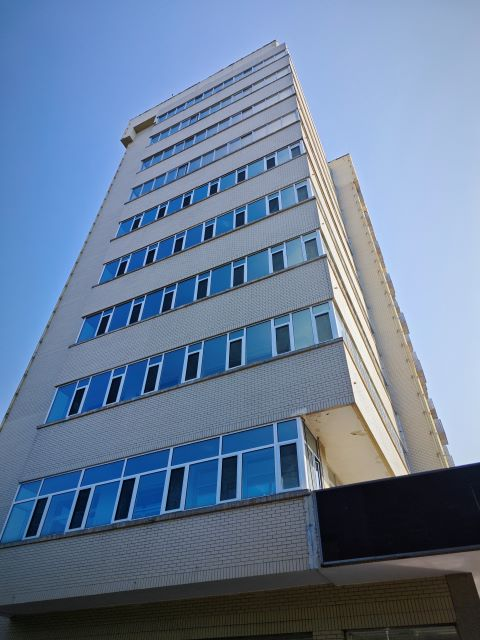
#> input picture 13_NormalizedCut/example.jpg, 480 x 640 px
$ jupyter execute normalized_cut.ipynb
#> lines starting #> are read from the running program, lines starting #| are printed output that depends on the picture
### 13_NormalizedCut/utils/seg_viz.py
import numpy as np
import matplotlib.pyplot as plt
from skimage.filters import threshold_multiotsu

# [51 lines left out: functions label_channel, label_segments, not called in this run]

def color_labels(image: np.ndarray) -> np.ndarray:
    """Colorizes the labeled image.

    Args:
        image (np.ndarray): The labeled image.
        num_labels (int): The number of labels.

    Returns:
        np.ndarray: The colorized image.
    """
    num_labels = np.max(image) + 1
    cmap = plt.get_cmap('tab20', num_labels)
    colors = (cmap(np.arange(num_labels))[:, :3] * 255).astype(np.uint8)
    return colors[image]

### 13_NormalizedCut/normalized_cut.ipynb
# 归一化割实验

## 实验目的
试使用Normalized Cut方法对教学楼图像进行分割。

## 实验环境
- NumPy
- OpenCV2
- Scikit-Image
- MatPlotLib

## 实验原理

### Normalized Cut

Normalized Cut (Ncut) 是一种基于图论的图像分割方法。它将图像建模为无向加权图 $G=(V, E)$，其中 $V$ 是节点集合（代表像素或超像素），$E$ 是边集合，表示节点之间的相似关系。边的权重 $w(i, j)$ 反映了节点 $i$ 和 $j$ 之间的相似程度。

Ncut 的目标是将图划分为两个部分，使得：
1. 划分后不同子图之间的关联性尽可能小；
2. 划分后的每个子图内部的关联性尽可能高。

#### 目标函数

假设将图 $G$ 划分为两个子图 $A$ 和 $B$，Normalized Cut 目标函数定义为：

$$
\text{Ncut}(A, B) = \frac{\text{cut}(A, B)}{\text{assoc}(A, V)} + \frac{\text{cut}(A, B)}{\text{assoc}(B, V)}
$$

其中：
- $\text{cut}(A, B) = \sum_{i \in A, j \in B} w(i, j)$ 表示子图 $A$ 和 $B$ 之间的权重之和；
- $\text{assoc}(A, V) = \sum_{i \in A, j \in V} w(i, j)$ 表示 $A$ 与整个图 $V$ 的权重总和。

Ncut 最小化这个目标函数，以获得良好的图像分割。

#### 矩阵形式与广义特征值问题

图拉普拉斯矩阵 $$L = D - W$$

其中：
- 相似度矩阵：$W$，其中 $W(i, j) = w(i, j)$ 表示节点 $i$ 和 $j$ 的相似度；
- 度矩阵：$D$ 是对角矩阵，$D(i, i) = \sum_j W(i, j)$ 表示节点 $i$ 的度。

Ncut 的问题可以转化为广义特征值问题：

$$
(L y) = \lambda (D y)
$$

其中，$\lambda$ 是特征值，$y$ 是对应的特征向量。第二小的特征值对应的特征向量可以进行分割。

#### RAG（Region Adjacency Graph）

为了减少计算复杂度，我们使用区域邻接图（RAG，Region Adjacency Graph）。在 RAG 中，每个节点代表一个区域（超像素），边的权重表示两个相邻区域之间的相似度。RAG 的构建可以基于颜色均值或其他特征。

我们使用 `skimage.future.graph.rag_mean_color` 构建 RAG，该函数将每个区域的平均颜色作为特征，计算其相似性。

### 预分割

在正式应用 Ncut 之前，我们使用 Felzenszwalb 算法进行预分割。Felzenszwalb 是一种基于图的分割算法，通过计算邻接像素之间的差异和区域一致性来生成超像素：
1. 计算像素之间的相似度（基于颜色或纹理）。
2. 将相似像素合并成若干个区域（超像素）。
3. 输出的区域可以作为 Ncut 的初始输入，以减少计算复杂度。

[cell 1]
import cv2
import numpy as np
import matplotlib.pyplot as plt
from skimage import segmentation, color, graph
from utils.seg_viz import color_labels

# 读取图像
image = cv2.imread('example.jpg')
#> image is the input picture: shape (640, 480, 3); mean B, G, R 152.6, 125.1, 104.8
image = cv2.cvtColor(image, cv2.COLOR_BGR2RGB)

# 预分割图像（以获得更好的分割起点）
pre_segments = segmentation.felzenszwalb(image, scale=100, sigma=0.5, min_size=100)
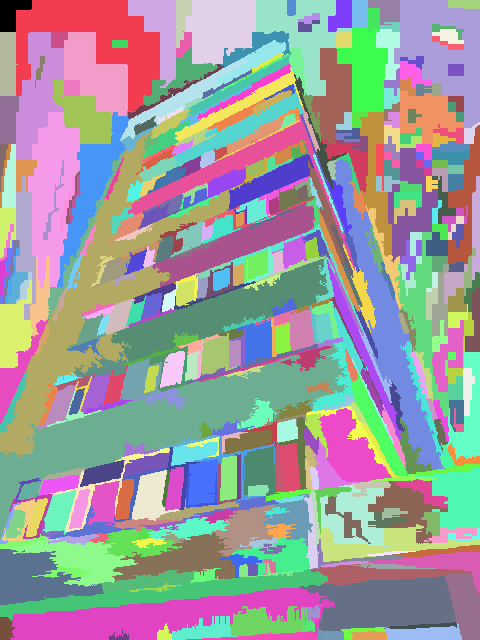
#> pre_segments: shape (640, 480) int64; 476 distinct labels, from 0 to 475; one colour per label, 0 black

# 构建RAG
rag = graph.rag_mean_color(image, pre_segments, mode='similarity')

# 使用 Normalized Cut 方法分割图像
labels = graph.cut_normalized(pre_segments, rag)
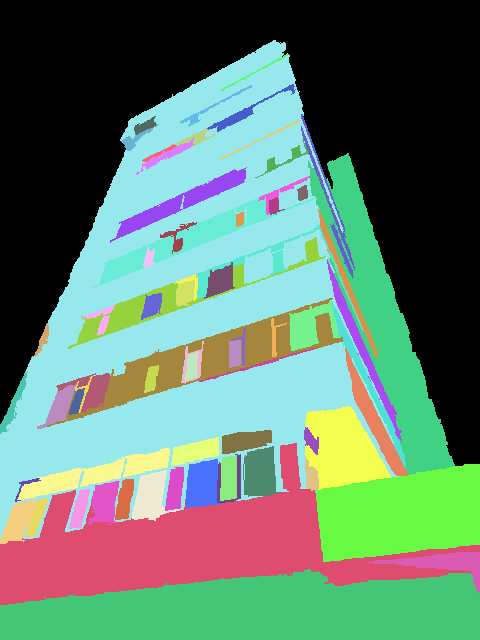
#> labels: shape (640, 480) int64; 72 distinct labels, from 0 to 457; one colour per label, 0 black

# 将每个标签染色为不同颜色
segmented_image = color.label2rgb(labels, image, kind='avg')
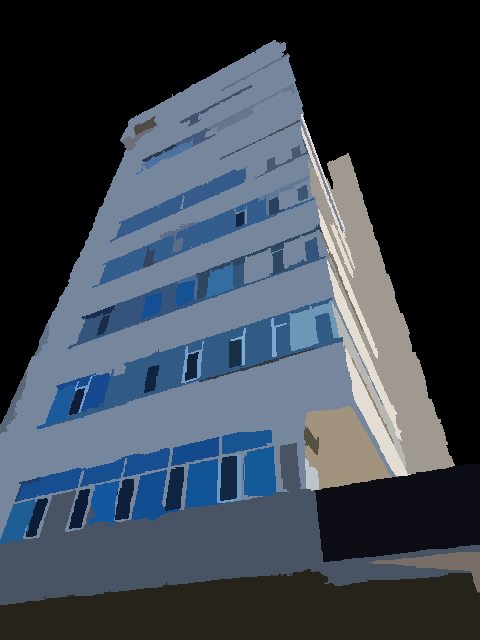
#> segmented_image: shape (640, 480, 3); mean R, G, B 57.7, 67.4, 78.9
colored_labels = color_labels(labels)
#> in color_labels, `num_labels = np.max(image) + 1`: num_labels = 458
#> in color_labels, `colors = (cmap(np.arange(num_labels))[:, :3] * 255).astype(np.uint8)`: colors = 458 rows, first 8: [31, 119, 180], [31, 119, 180], [31, 119, 180], [31, 119, 180], [31, 119, 180], [31, 119, 180], [31, 119, 180], [31, 119, 180]
#> in color_labels, `return colors[image]`:
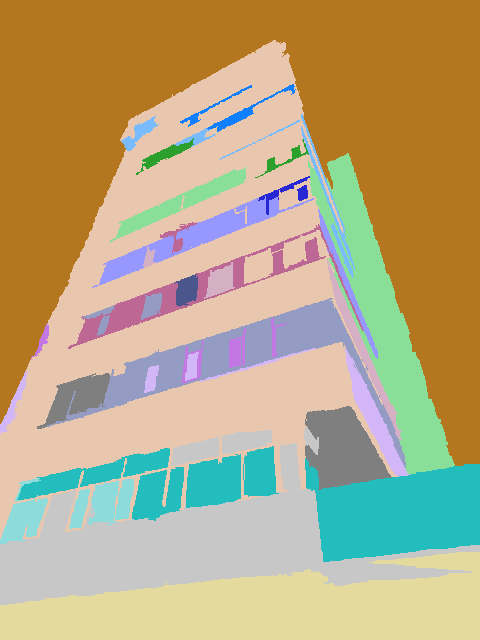
#> returned value: shape (640, 480, 3); mean of channels 0, 1, 2 129.6, 168.5, 182.6; drawn as B, G, R

# 显示结果
plt.figure(figsize=(12, 16))
plt.subplot(2, 2, 1)
plt.imshow(image)
plt.title('Original Image')

plt.subplot(2, 2, 2)
plt.imshow(pre_segments)
plt.title('Pre-segmentation')

plt.subplot(2, 2, 3)
plt.imshow(segmented_image)
plt.title('Segmented Image')

plt.subplot(2, 2, 4)
plt.imshow(colored_labels)
plt.title('Colored Labels')

plt.show()
